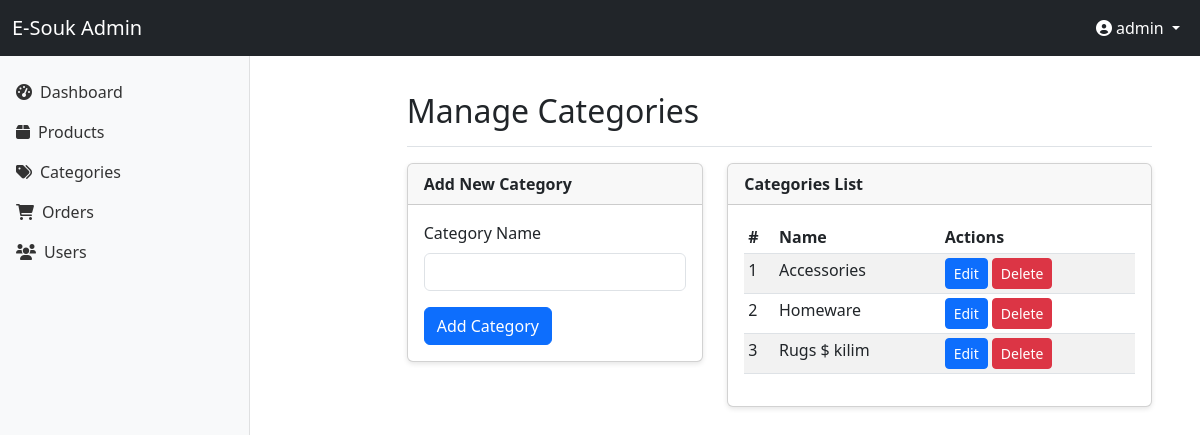
/admin/categories.php (signed in), run on the app's committed database.
### tables this page shows
CREATE TABLE `category` (
  `id_category` int NOT NULL AUTO_INCREMENT,
  `name` varchar(100) NOT NULL,
  PRIMARY KEY (`id_category`)
);

### admin/categories.php (the view, shortened to what this page needs)
<?php
$db = Database::getInstance();
$edit_category = null;
$query = "SELECT * FROM category ORDER BY name";
$stmt = $db->prepare($query);
$stmt->execute();
$categories = $stmt->fetchAll(PDO::FETCH_ASSOC);
?>
<!DOCTYPE html>
<html lang="en">
<head>
    <link href="https://cdn.jsdelivr.net/npm/bootstrap@5.3.5/dist/css/bootstrap.min.css" rel="stylesheet">
    <link rel="stylesheet" href="https://cdnjs.cloudflare.com/ajax/libs/font-awesome/6.4.0/css/all.min.css">
    <link rel="stylesheet" href="../assets/css/admin.css">
</head>
<body>
    <?php include('includes/header.php'); ?>
    <div class="container-fluid">
        <div class="row">
            <main class="col-md-9 ms-sm-auto col-lg-10 px-md-4">
                <div class="d-flex justify-content-between flex-wrap flex-md-nowrap align-items-center pt-3 pb-2 mb-3 border-bottom">
                    <h1 class="h2">Manage Categories</h1>
                </div>
                <div class="row">
                    <div class="col-md-5 mb-4">
                        <div class="card">
                            <div class="card-header">
                                <?php echo $edit_category ? 'Edit Category' : 'Add New Category'; ?>
                            </div>
                            <div class="card-body">
                                <form method="post" action="">
                                    <div class="mb-3">
                                        <label for="category_name" class="form-label">Category Name</label>
                                        <input type="text" class="form-control" id="category_name" name="category_name" value="<?php echo $edit_category ? $edit_category['name'] : ''; ?>" required>
                                    </div>
                                    <button type="submit" name="submit" class="btn btn-primary"><?php echo $edit_category ? 'Update Category' : 'Add Category'; ?></button>
                                </form>
                            </div>
                        </div>
                    </div>
                    <div class="col-md-7">
                        <div class="card">
                            <div class="card-header">
                                Categories List
                            </div>
                            <div class="card-body">
                                <div class="table-responsive">
                                    <table class="table table-striped table-sm">
                                        <thead>
                                            <tr>
                                                <th>#</th>
                                                <th>Name</th>
                                                <th>Actions</th>
                                            </tr>
                                        </thead>
                                        <tbody>
                                            <?php
                                            if (count($categories) > 0):
                                                $counter = 1;
                                                foreach ($categories as $row):
                                            ?>
                                                <tr>
                                                    <td><?php echo $counter++; ?></td>
                                                    <td><?php echo htmlspecialchars($row['name']); ?></td>
                                                    <td>
                                                        <a href="categories.php?edit_id=<?php echo $row['id_category']; ?>" class="btn btn-sm btn-primary">Edit</a>
                                                        <a href="categories.php?delete_id=<?php echo $row['id_category']; ?>" class="btn btn-sm btn-danger" onclick="return confirm('Are you sure you want to delete this category?')">Delete</a>
                                                    </td>
                                                </tr>
                                            <?php
                                                endforeach;
                                            else:
                                            ?>
                                                <tr>
                                                    <td colspan="3" class="text-center">No categories found</td>
                                                </tr>
                                            <?php endif; ?>
                                        </tbody>
                                    </table>
                                </div>
                            </div>
                        </div>
                    </div>
                </div>
            </main>
        </div>
    </div>
</body>
</html>

### admin/css/admin.css (style rules this page uses)
* { margin: 0; padding: 0; box-sizing: border-box; font-family: 'Segoe UI', Tahoma, Geneva, Verdana, sans-serif; }
:root { --primary: #3498db; --secondary: #2ecc71; --danger: #e74c3c; --warning: #f39c12; --dark: #34495e; --light: #ecf0f1; --sidebar-width: 250px; --header-height: 60px; }
body { background-color: #f5f5f5; color: #333; }
.card { background-color: white; border-radius: 5px; box-shadow: 0 2px 5px rgba(0,0,0,0.1); margin-bottom: 20px; overflow: hidden; }
.card-header { padding: 15px 20px; border-bottom: 1px solid #eee; font-weight: 600; display: flex; justify-content: space-between; align-items: center; }
.card-body { padding: 20px; }
.form-label { display: block; margin-bottom: 8px; font-weight: 500; }
.form-control { width: 100%; padding: 10px 15px; border: 1px solid #ddd; border-radius: 4px; font-size: 14px; }
.btn { padding: 10px 15px; border: none; border-radius: 4px; cursor: pointer; font-weight: 500; transition: all 0.2s; }
.btn-primary { background-color: var(--primary); color: white; }
.btn-danger { background-color: var(--danger); color: white; }

### admin/includes/header.php (style rules this page uses)
body { padding-top: 56px; }

### data on the page
category: name "Accessories"
category: name "Homeware"
category: name "Rugs $ kilim"

### other printed values
$_SESSION['user_name'] "admin"
